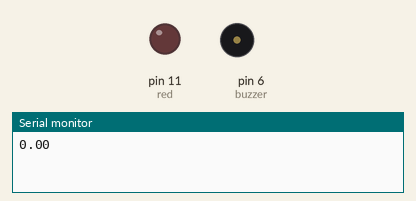
This sketch was run on a simulated Arduino Uno, built with avr-gcc and run on an emulated ATmega328P. Shown: output pins drawn as LEDs (lit = HIGH), buzzer (waves = sounding, pin HIGH), the last lines printed to the serial monitor.

Above: at 0.05 s.
At 2.15 s:
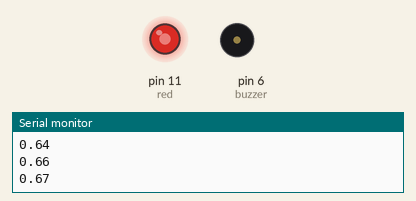
At 4.3 s:
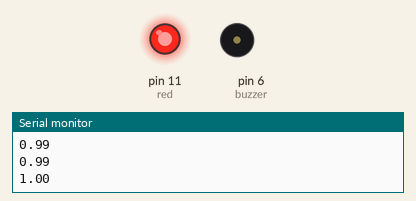
At 8.55 s:
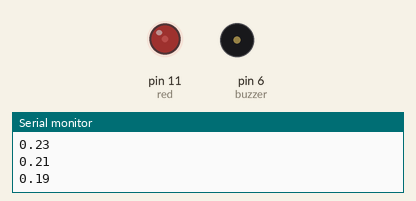
Timing chart, 0 to 11.8 s (numbered marks = the images above):
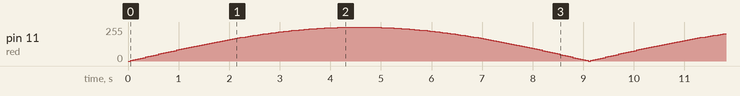

The sketch:

project_6.ino
```cpp
/*
   Alarm
*/
float sinVal;
int toneVal;
int red = 11;
int buzzer = 6;
int dim;

void setup(){
     pinMode(buzzer, OUTPUT);
     pinMode(red, OUTPUT);
     Serial.begin(9600);
}

void loop(){
     for(int x=0; x<180; x++){
            // convert degrees to radians then obtain value
            sinVal = (sin(x*(3.1412/180)));
            // generate a frequency from the sin value
            dim = int(sinVal * 255);
            toneVal = 2000+(int(sinVal*1000));
          // tone(buzzer, toneVal);
           analogWrite(red, dim);
           Serial.println(sinVal);
           delay(50);
     }
}
```
